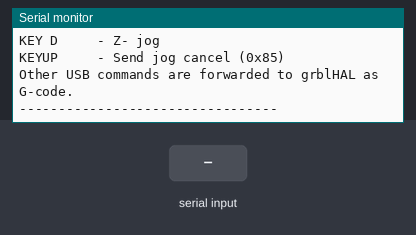
Bench run of a sketch on a simulated ESP32. Parts: the last lines printed to the serial monitor. Inputs (shaded band) come from the test bench. Nothing arrives over Bluetooth unless stated.

Above: at 2.2 s.
2.3 s: "POLL ON\n" received over Serial
At 3.5 s:
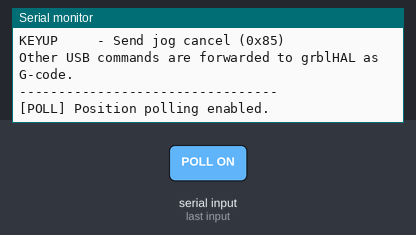
3.8 s: "POLL OFF\n" received over Serial
At 4.7 s:
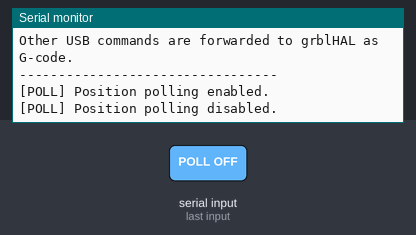
5.3 s: "KEYUP\n" received over Serial
At 5.8 s:
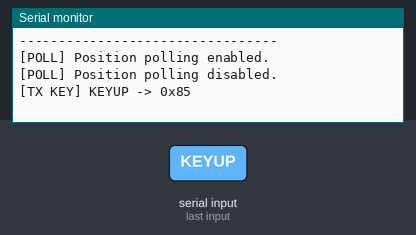
6.8 s: "KEY \n" received over Serial
At 8.1 s:
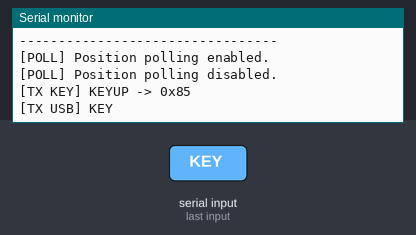

Measured:
- after the input at 2.3 s, the serial monitor: prints a new line at once (image 1)
- after the input at 3.8 s, the serial monitor: prints a new line at once (image 2)
- after the input at 5.3 s, the serial monitor: prints a new line at once (image 3)
- after the input at 6.8 s, the serial monitor: prints a new line at once (image 4)

The sketch:

Pendant_Keypad_Diagnostic.ino
```cpp
#include <BluetoothSerial.h>

// UART2 connections to the main grblHAL ESP32
#define UART2_RX_PIN 16
#define UART2_TX_PIN 17

// Bluetooth Classic SPP
BluetoothSerial SerialBT;

const unsigned long STATUS_INTERVAL = 100;

bool pollingEnabled = false;
unsigned long lastStatusRequest = 0;

String usbCommand = "";
String rxLine = "";

bool receivingStatus = false;
bool showStatusOnUSB = false;


void setup() {
  Serial.begin(115200);
  delay(1000);

  // Start UART2 connection to main controller
  Serial2.begin(115200, SERIAL_8N1, UART2_RX_PIN, UART2_TX_PIN);

  // Start Bluetooth Classic SPP
  if (!SerialBT.begin("CNC_Mill_Pendant")) {
    Serial.println("[ERROR] Bluetooth initialization failed.");
  } else {
    Serial.println("[BLUETOOTH] Started as CNC_Mill_Pendant");
  }

  Serial.println();
  Serial.println("ESP32 Pendant Communication");
  Serial.println("---------------------------------");
  Serial.println("Bluetooth: CNC_Mill_Pendant");
  Serial.println();
  Serial.println("USB commands:");
  Serial.println("POLL ON   - Start USB position polling");
  Serial.println("POLL OFF  - Stop USB position polling");
  Serial.println("KEY 0     - Select Fast jog mode");
  Serial.println("KEY 1     - Select Slow jog mode");
  Serial.println("KEY 2     - Select Step jog mode");
  Serial.println("KEY R     - X+ jog");
  Serial.println("KEY L     - X- jog");
  Serial.println("KEY F     - Y+ jog");
  Serial.println("KEY B     - Y- jog");
  Serial.println("KEY U     - Z+ jog");
  Serial.println("KEY D     - Z- jog");
  Serial.println("KEYUP     - Send jog cancel (0x85)");
  Serial.println();
  Serial.println("Other USB commands are forwarded to grblHAL as G-code.");
  Serial.println("---------------------------------");
}


void loop() {
  readUSB();

  readBluetooth();

  readMainController();

  updatePositionPolling();
}


// --------------------------------------------------
// USB SERIAL INPUT
// --------------------------------------------------

void readUSB() {
  while (Serial.available()) {
    char c = Serial.read();

    if (c == '\r') continue;

    if (c == '\n') {
      usbCommand.trim();

      if (usbCommand.length() > 0) {
        processUSBCommand(usbCommand);
      }

      usbCommand = "";
    } else {
      usbCommand += c;
    }
  }
}


// --------------------------------------------------
// USB COMMAND PROCESSING
// --------------------------------------------------

void processUSBCommand(String command) {
  if (command.equalsIgnoreCase("POLL ON")) {
    pollingEnabled = true;

    requestPosition();

    Serial.println("[POLL] Position polling enabled.");
  } else if (command.equalsIgnoreCase("POLL OFF")) {
    pollingEnabled = false;

    Serial.println("[POLL] Position polling disabled.");
  } else if (command.equalsIgnoreCase("KEYUP")) {
    // Send the raw Keypad jog-cancel byte.
    // Do not append a newline.
    Serial2.write((uint8_t)0x85);

    Serial.println("[TX KEY] KEYUP -> 0x85");
  } else if (command.startsWith("KEY ") || command.startsWith("key ")) {
    String key = command.substring(4);
    key.trim();

    if (key.length() == 1) {
      char keyByte = key.charAt(0);

      // Accept only the diagnostic keypad characters.
      bool validKey =
        (keyByte == '0') || (keyByte == '1') || (keyByte == '2') || (keyByte == 'R') || (keyByte == 'L') || (keyByte == 'F') || (keyByte == 'B') || (keyByte == 'U') || (keyByte == 'D');

      if (validKey) {
        // Send exactly one raw byte to grblHAL.
        // Do not append a newline.
        Serial2.write((uint8_t)keyByte);

        Serial.print("[TX KEY] ");
        Serial.print(keyByte);
        Serial.print(" -> 0x");

        if ((uint8_t)keyByte < 0x10)
          Serial.print("0");

        Serial.println((uint8_t)keyByte, HEX);
      } else {
        Serial.println("[ERROR] Unsupported keypad character.");
      }
    } else {
      Serial.println("[ERROR] Use KEY followed by one character.");
    }
  } else {
    // Ordinary USB commands are forwarded as G-code.
    Serial2.print(command);
    Serial2.write('\n');

    Serial.print("[TX USB] ");
    Serial.println(command);
  }
}


// --------------------------------------------------
// BLUETOOTH INPUT
// --------------------------------------------------

void readBluetooth() {
  while (SerialBT.available()) {
    int incoming = SerialBT.read();

    if (incoming >= 0) {
      // Forward Bluetooth data directly to grblHAL.
      // This includes realtime characters such as '?'.
      Serial2.write((uint8_t)incoming);
    }
  }
}


// --------------------------------------------------
// POSITION POLLING
// --------------------------------------------------

void requestPosition() {
  Serial2.write('?');

  lastStatusRequest = millis();
}


void updatePositionPolling() {
  if (!pollingEnabled) return;

  if (millis() - lastStatusRequest >= STATUS_INTERVAL) {
    requestPosition();
  }
}


// --------------------------------------------------
// MAIN CONTROLLER INPUT
// --------------------------------------------------

void readMainController() {
  while (Serial2.available()) {
    char c = Serial2.read();

    // Forward every received character to the phone.
    // The phone's Bluetooth manager will assemble messages.
    SerialBT.write((uint8_t)c);

    // Keep the existing USB diagnostic output.
    if (c == '<') {
      receivingStatus = true;
      rxLine = "<";
      continue;
    }

    if (receivingStatus) {
      rxLine += c;

      if (c == '>') {
        if (showStatusOnUSB) {
          Serial.print("[STATUS] ");
          Serial.println(rxLine);
        }

        rxLine = "";
        receivingStatus = false;
      }

      continue;
    }

    if (c == '\n') {
      rxLine.trim();

      if (rxLine.length() > 0) {
        Serial.print("[RX] ");
        Serial.println(rxLine);
      }

      rxLine = "";
    } else if (c != '\r') {
      rxLine += c;
    }
  }
}
```
